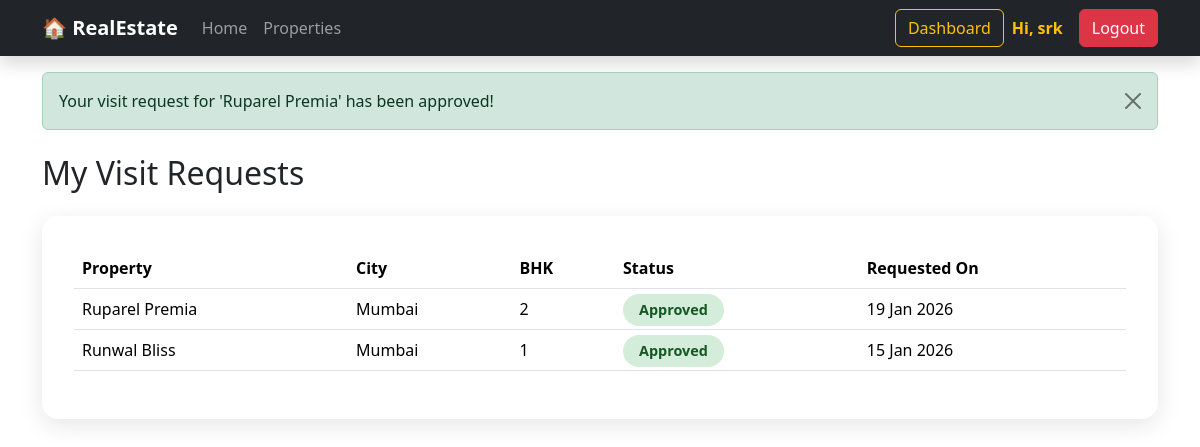
The app's page /dashboard/ (signed in) with its own data.
### visits/models.py (models this page shows, shortened)
class VisitRequest(models.Model):
    STATUS_CHOICES = (
        ('pending', 'Pending'),
        ('approved', 'Approved'),
        ('rejected', 'Rejected'),
    )
    user = models.ForeignKey(User, on_delete=models.CASCADE)
    property = models.ForeignKey(Property, on_delete=models.CASCADE)
    message = models.TextField(blank=True)
    status = models.CharField(max_length=20, choices=STATUS_CHOICES, default='pending')
    created_at = models.DateTimeField(auto_now_add=True)

### properties/models.py (models this page shows, shortened)
class Property(models.Model):
    title = models.CharField(max_length=200, default="No Title")
    description = models.TextField(default="No Description")
    price = models.IntegerField(default=0)
    city = models.CharField(max_length=100, default="Unknown")
    state = models.CharField(max_length=100, default="Unknown")
    address = models.CharField(max_length=255, default="Not Available")
    bhk = models.IntegerField(default=1)
    main_image = models.ImageField(upload_to='properties/', blank=True, null=True)
    property_type = models.CharField(max_length=50, default="Apartment")
    furnished = models.CharField(max_length=50, default="Unfurnished")
    amenities = models.TextField(default="")
    seller = models.ForeignKey(User, on_delete=models.CASCADE, related_name="properties")
    created_at = models.DateTimeField(auto_now_add=True)

### accounts/views.py (the view)
# urls.py: path('dashboard/', user_dashboard, name='user_dashboard'),
@login_required
def user_dashboard(request):
    visits = VisitRequest.objects.filter(
        user=request.user
    ).select_related('property').order_by('-created_at')
    latest = visits.first()
    if latest:
        if latest.status == 'approved':
            messages.success(
                request,
                f"Your visit request for '{latest.property.title}' has been approved!"
            )
        elif latest.status == 'rejected':
            messages.error(
                request,
                f"Your visit request for '{latest.property.title}' was rejected."
            )
    return render(request, 'dashboard.html', {
        'visits': visits
    })

### properties/context_processors.py (called while the page is built)
def property_count(request):
    return {
        "total_properties": Property.objects.count()
    }

### templates/dashboard.html (shortened to what this page needs)
{% extends 'base.html' %}
{% block content %}
<h2 class="mb-4">My Visit Requests</h2>
<div class="dashboard-card">
    {% if visits %}
    <div class="table-responsive">
        <table class="table align-middle">
            <thead>
                <tr>
                    <th>Property</th>
                    <th>City</th>
                    <th>BHK</th>
                    <th>Status</th>
                    <th>Requested On</th>
                </tr>
            </thead>
            <tbody>
                {% for v in visits %}
                <tr>
                    <td>{{ v.property.title }}</td>
                    <td>{{ v.property.city }}</td>
                    <td>{{ v.property.bhk }}</td>
                    <td>
                        <span class="status-badge
                        {% if v.status == 'pending' %}status-pending
                        {% elif v.status == 'approved' %}status-approved
                        {% else %}status-rejected{% endif %}">
                            {{ v.status|title }}
                        </span>
                    </td>
                    <td>{{ v.created_at|date:"d M Y" }}</td>
                </tr>
                {% endfor %}
            </tbody>
        </table>
    </div>
    {% else %}
        <p>You have not booked any visits yet.</p>
    {% endif %}
</div>
{% endblock %}

### templates/base.html (shortened to what this page needs)
<!DOCTYPE html>
<html lang="en">
<head>
    <link href="https://cdn.jsdelivr.net/npm/bootstrap@5.3.2/dist/css/bootstrap.min.css" rel="stylesheet">
</head>
<body>
<nav class="navbar navbar-expand-lg navbar-dark bg-dark shadow">
  <div class="container">
    <a class="navbar-brand fw-bold" href="{% url 'home' %}">🏠 RealEstate</a>
    <div class="collapse navbar-collapse" id="nav">
      <ul class="navbar-nav me-auto">
        <li class="nav-item">
          <a class="nav-link" href="{% url 'home' %}">Home</a>
        </li>
        <li class="nav-item">
          <a class="nav-link" href="{% url 'listings' %}">Properties</a>
        </li>
      </ul>
      {% if user.is_authenticated %}
        <a href="{% url 'user_dashboard' %}" class="btn btn-outline-warning me-2">
    Dashboard
  </a>
        <span class="text-warning fw-semibold me-3">
          Hi, {{ user.username }}
        </span>
        <a href="{% url 'logout_user' %}" class="btn btn-danger">
          Logout
        </a>
      {% else %}
        <a href="{% url 'login_user' %}" class="btn btn-success">
          Login
        </a>
      {% endif %}
    </div>
  </div>
</nav>
{% if messages %}
<div class="container mt-3">
  {% for message in messages %}
    <div class="alert alert-{{ message.tags }} alert-dismissible fade show auto-dismiss" role="alert">
      {{ message }}
      <button type="button" class="btn-close" data-bs-dismiss="alert"></button>
    </div>
  {% endfor %}
</div>
{% endif %}
<div class="container my-4">
    {% block content %}{% endblock %}
</div>
</body>
</html>

### templates/dashboard.html (style rules this page uses)
.dashboard-card { background: white; border-radius: 16px; padding: 2rem; box-shadow: 0 6px 25px rgba(0,0,0,0.1); }
.status-badge { padding: 0.4rem 1rem; border-radius: 20px; font-weight: 600; font-size: 0.9rem; }
.status-approved { background: #d4edda; color: #155724; }

### records on screen
VisitRequest: property "Ruparel Premia", property.city "Mumbai", property.bhk "2", status "Approved", created_at "19 Jan 2026"
VisitRequest: property "Runwal Bliss", property.city "Mumbai", property.bhk "1", status "Approved", created_at "15 Jan 2026"

### other values on screen
{{ user.username }} "srk"
{{ message }} "Your visit request for 'Ruparel Premia' has been approved!"
